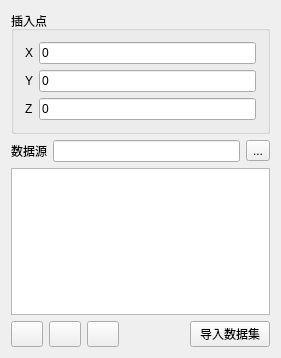
<?xml version="1.0" encoding="UTF-8"?>
<ui version="4.0">
 <class>IFCToolsClass</class>
 <widget class="QMainWindow" name="IFCToolsClass">
  <property name="geometry">
   <rect>
    <x>0</x>
    <y>0</y>
    <width>281</width>
    <height>358</height>
   </rect>
  </property>
  <property name="windowTitle">
   <string>IFC导入工具</string>
  </property>
  <widget class="QWidget" name="centralWidget">
   <layout class="QVBoxLayout" name="verticalLayout">
    <item>
     <widget class="QGroupBox" name="groupBox">
      <property name="enabled">
       <bool>true</bool>
      </property>
      <property name="title">
       <string>插入点</string>
      </property>
      <layout class="QGridLayout" name="gridLayout_2">
       <item row="0" column="1">
        <widget class="QLineEdit" name="mXLineEdit">
         <property name="inputMethodHints">
          <set>Qt::ImhDigitsOnly</set>
         </property>
         <property name="text">
          <string>0</string>
         </property>
        </widget>
       </item>
       <item row="0" column="0">
        <widget class="QLabel" name="mLabelX">
         <property name="text">
          <string>X</string>
         </property>
        </widget>
       </item>
       <item row="2" column="1">
        <widget class="QLineEdit" name="mZLineEdit">
         <property name="inputMethodHints">
          <set>Qt::ImhDigitsOnly</set>
         </property>
         <property name="text">
          <string>0</string>
         </property>
        </widget>
       </item>
       <item row="1" column="1">
        <widget class="QLineEdit" name="mYLineEdit">
         <property name="inputMethodHints">
          <set>Qt::ImhDigitsOnly</set>
         </property>
         <property name="text">
          <string>0</string>
         </property>
        </widget>
       </item>
       <item row="2" column="0">
        <widget class="QLabel" name="mLabelZ">
         <property name="text">
          <string>Z</string>
         </property>
        </widget>
       </item>
       <item row="1" column="0">
        <widget class="QLabel" name="mLabelY">
         <property name="text">
          <string>Y</string>
         </property>
        </widget>
       </item>
      </layout>
     </widget>
    </item>
    <item>
     <layout class="QGridLayout" name="gridLayout">
      <item row="0" column="0">
       <widget class="QLabel" name="label_2">
        <property name="text">
         <string>数据源</string>
        </property>
       </widget>
      </item>
      <item row="0" column="1">
       <widget class="QLineEdit" name="mDataSource"/>
      </item>
      <item row="0" column="2">
       <widget class="QToolButton" name="mDataSrcFile">
        <property name="text">
         <string>...</string>
        </property>
       </widget>
      </item>
     </layout>
    </item>
    <item>
     <widget class="QTableWidget" name="mFileWidget">
      <property name="rowCount">
       <number>0</number>
      </property>
      <property name="columnCount">
       <number>0</number>
      </property>
     </widget>
    </item>
    <item>
     <layout class="QGridLayout" name="gridLayout_4">
      <item row="0" column="0">
       <layout class="QGridLayout" name="gridLayout_3">
        <item row="0" column="0">
         <widget class="QPushButton" name="mChooseFiles">
          <property name="maximumSize">
           <size>
            <width>32</width>
            <height>32</height>
           </size>
          </property>
          <property name="toolTip">
           <string>添加多个文件</string>
          </property>
          <property name="text">
           <string/>
          </property>
          <property name="icon">
           <iconset resource="ifctools.qrc">
            <normaloff>:/IFCTools/Resources/add.png</normaloff>:/IFCTools/Resources/add.png</iconset>
          </property>
          <property name="iconSize">
           <size>
            <width>16</width>
            <height>16</height>
           </size>
          </property>
         </widget>
        </item>
        <item row="0" column="1">
         <widget class="QPushButton" name="mAddFiles">
          <property name="maximumSize">
           <size>
            <width>32</width>
            <height>32</height>
           </size>
          </property>
          <property name="toolTip">
           <string>添加单个文件</string>
          </property>
          <property name="text">
           <string/>
          </property>
          <property name="icon">
           <iconset resource="ifctools.qrc">
            <normaloff>:/IFCTools/Resources/edit_add.png</normaloff>:/IFCTools/Resources/edit_add.png</iconset>
          </property>
         </widget>
        </item>
        <item row="0" column="2">
         <widget class="QPushButton" name="mDeleteFiles">
          <property name="maximumSize">
           <size>
            <width>32</width>
            <height>32</height>
           </size>
          </property>
          <property name="toolTip">
           <string>移除选中文件</string>
          </property>
          <property name="text">
           <string/>
          </property>
          <property name="icon">
           <iconset resource="ifctools.qrc">
            <normaloff>:/IFCTools/Resources/edit_remove.png</normaloff>:/IFCTools/Resources/edit_remove.png</iconset>
          </property>
          <property name="iconSize">
           <size>
            <width>16</width>
            <height>16</height>
           </size>
          </property>
          <property name="checkable">
           <bool>false</bool>
          </property>
          <property name="checked">
           <bool>false</bool>
          </property>
          <property name="autoRepeat">
           <bool>false</bool>
          </property>
         </widget>
        </item>
       </layout>
      </item>
      <item row="0" column="1">
       <spacer name="horizontalSpacer_2">
        <property name="orientation">
         <enum>Qt::Horizontal</enum>
        </property>
        <property name="sizeHint" stdset="0">
         <size>
          <width>40</width>
          <height>20</height>
         </size>
        </property>
       </spacer>
      </item>
      <item row="0" column="2">
       <widget class="QPushButton" name="mExportDataset">
        <property name="text">
         <string>导入数据集</string>
        </property>
       </widget>
      </item>
     </layout>
    </item>
   </layout>
  </widget>
 </widget>
 <layoutdefault spacing="6" margin="11"/>
 <resources>
  <include location="ifctools.qrc"/>
 </resources>
 <connections/>
</ui>
